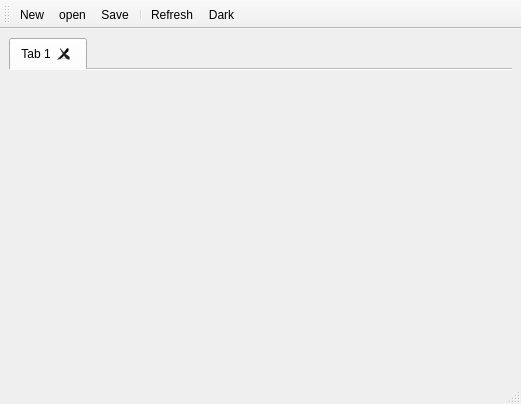
<?xml version="1.0" encoding="UTF-8"?>
<ui version="4.0">
 <class>MainWindow</class>
 <widget class="QMainWindow" name="MainWindow">
  <property name="geometry">
   <rect>
    <x>0</x>
    <y>0</y>
    <width>521</width>
    <height>404</height>
   </rect>
  </property>
  <property name="sizePolicy">
   <sizepolicy hsizetype="Preferred" vsizetype="Preferred">
    <horstretch>0</horstretch>
    <verstretch>0</verstretch>
   </sizepolicy>
  </property>
  <property name="windowTitle">
   <string>MainWindow</string>
  </property>
  <widget class="QWidget" name="centralwidget">
   <layout class="QGridLayout" name="gridLayout">
    <item row="0" column="0">
     <widget class="QTabWidget" name="tabWidget">
      <property name="currentIndex">
       <number>0</number>
      </property>
      <property name="documentMode">
       <bool>true</bool>
      </property>
      <property name="tabsClosable">
       <bool>true</bool>
      </property>
      <property name="movable">
       <bool>true</bool>
      </property>
      <widget class="QWidget" name="tab">
       <attribute name="title">
        <string>Tab 1</string>
       </attribute>
      </widget>
     </widget>
    </item>
   </layout>
  </widget>
  <widget class="QStatusBar" name="statusbar"/>
  <widget class="QToolBar" name="toolBar">
   <property name="windowTitle">
    <string>toolBar</string>
   </property>
   <attribute name="toolBarArea">
    <enum>TopToolBarArea</enum>
   </attribute>
   <attribute name="toolBarBreak">
    <bool>false</bool>
   </attribute>
   <addaction name="action_New"/>
   <addaction name="action_open"/>
   <addaction name="action_Save"/>
   <addaction name="separator"/>
   <addaction name="action_Refresh"/>
   <addaction name="action_Dark"/>
  </widget>
  <action name="action_New">
   <property name="icon">
    <iconset resource="Resources/resource.qrc">
     <normaloff>:/Images/new.png</normaloff>:/Images/new.png</iconset>
   </property>
   <property name="text">
    <string>&amp;New</string>
   </property>
   <property name="toolTip">
    <string>Create New file</string>
   </property>
   <property name="shortcut">
    <string>Ctrl+N</string>
   </property>
  </action>
  <action name="action_Save">
   <property name="icon">
    <iconset resource="Resources/resource.qrc">
     <normaloff>:/Images/save.png</normaloff>:/Images/save.png</iconset>
   </property>
   <property name="text">
    <string>&amp;Save</string>
   </property>
   <property name="toolTip">
    <string>Save current file</string>
   </property>
   <property name="shortcut">
    <string>Ctrl+S</string>
   </property>
  </action>
  <action name="action_open">
   <property name="icon">
    <iconset resource="Resources/resource.qrc">
     <normaloff>:/Images/open.png</normaloff>:/Images/open.png</iconset>
   </property>
   <property name="text">
    <string>&amp;open</string>
   </property>
   <property name="toolTip">
    <string>Open HTML file</string>
   </property>
   <property name="shortcut">
    <string>Ctrl+O</string>
   </property>
  </action>
  <action name="action_Refresh">
   <property name="icon">
    <iconset resource="Resources/resource.qrc">
     <normaloff>:/Images/refresh.png</normaloff>:/Images/refresh.png</iconset>
   </property>
   <property name="text">
    <string>&amp;Refresh</string>
   </property>
   <property name="toolTip">
    <string>Refresh current preview</string>
   </property>
   <property name="shortcut">
    <string>Ctrl+R</string>
   </property>
  </action>
  <action name="action_Dark">
   <property name="icon">
    <iconset resource="Resources/resource.qrc">
     <normaloff>:/Images/dark.png</normaloff>:/Images/dark.png</iconset>
   </property>
   <property name="text">
    <string>&amp;Dark</string>
   </property>
   <property name="toolTip">
    <string>Change theme to dark</string>
   </property>
   <property name="shortcut">
    <string>Ctrl+Shift+T</string>
   </property>
  </action>
 </widget>
 <resources>
  <include location="Resources/resource.qrc"/>
 </resources>
 <connections/>
</ui>
